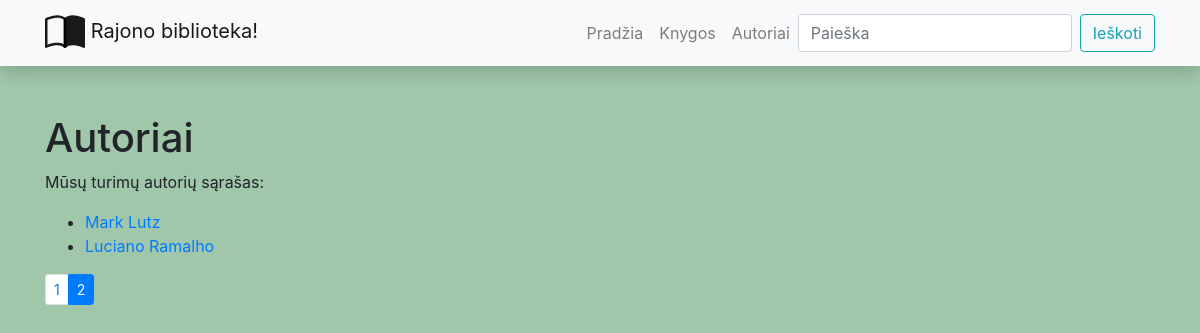
The app's page /library/authors/?page=4, older data.
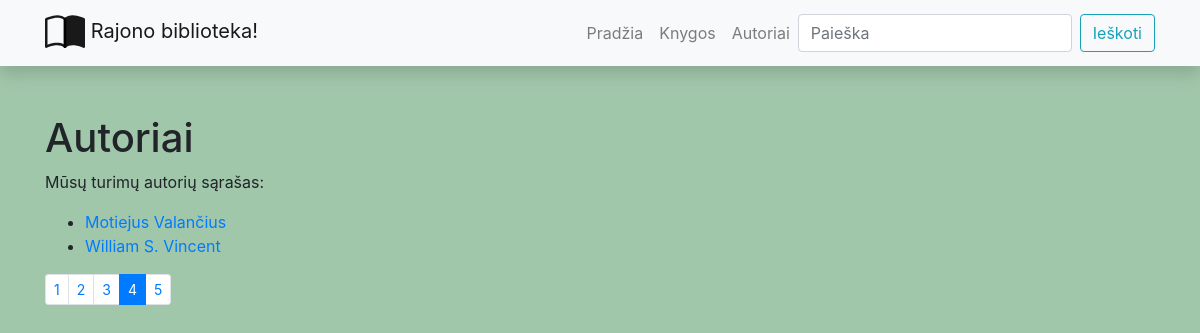
The same page, newer data.
### libraryapp/models.py (models this page shows, shortened)
class Author(models.Model):
    first_name = models.CharField('Vardas', max_length=100)
    last_name = models.CharField('Pavardė', max_length=100)
    description = models.TextField('Aprašymas', max_length=2000, default="biografija...")
    class Meta:  # globalūs nuostatai lentelei(ordering - rikiavimas)
        ordering = ('last_name', 'first_name')

### libraryapp/views.py (the view)
# urls.py: path('authors/', views.get_authors, name='authors-all'),
def get_authors(request):
    authors = Author.objects.all()
    paginator = Paginator(authors, 2)
    page_number = request.GET.get('page')
    paged_authors = paginator.get_page(page_number)  # porcijos nr
    context = {
        'authors': paged_authors
    }
    return render(request, 'authors.html', context=context)

### libraryapp/templates/authors.html
{% extends "base.html" %}
{% block content %}
<h1>Autoriai</h1>
<p>Mūsų turimų autorių sąrašas:</p>
<ul>
    {% for author_obj in authors %}
    <li><a href="{% url 'author-one' author_obj.id %}">
        {{ author_obj.first_name }} {{ author_obj.last_name }}</a></li>
    {% endfor %}
</ul>
{% if authors.has_other_pages %}
<ul class="pagination pagination-sm">
{% for nr in authors.paginator.page_range %}
    {% if authors.number == nr %}
        <li class="page-item active">
            <a class="page-link">{{ nr }}</a>
        </li>
    {% else %}
        <li class="page-item">
            <a class="page-link" href="?page={{ nr }}">{{ nr }}</a>
        </li>
    {% endif %}
{% endfor %}
</ul>
{% endif %}
{% endblock %}

Row changes from the older to the newer data that the page shows:
no longer on this page (row unchanged): Author: first_name "Mark", last_name "Lutz"
no longer on this page (row unchanged): Author: first_name "Luciano", last_name "Ramalho"
added Author: first_name "Motiejus", last_name "Valančius"
added Author: first_name "William S.", last_name "Vincent"
Text that changed along with them:
list line gone: "2"
new list line: "2"
new list line: "3"
new list line: "4"
new list line: "5"
